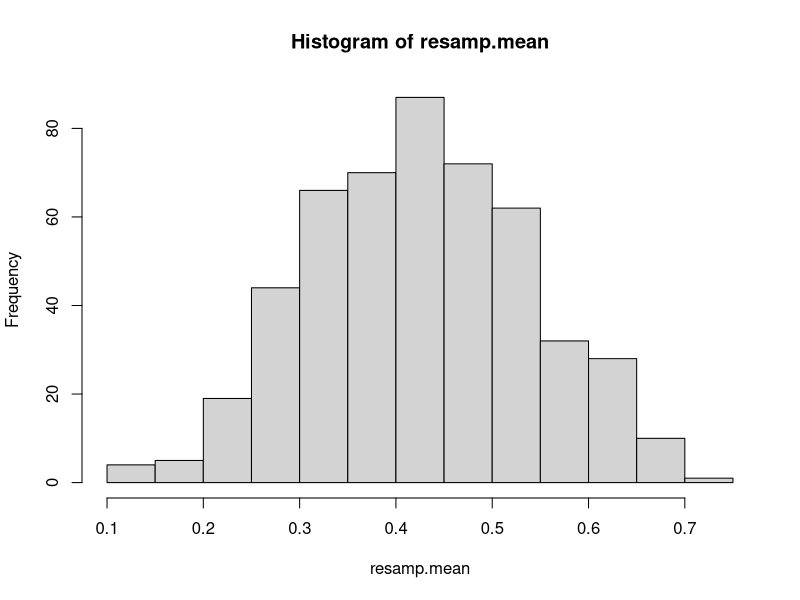
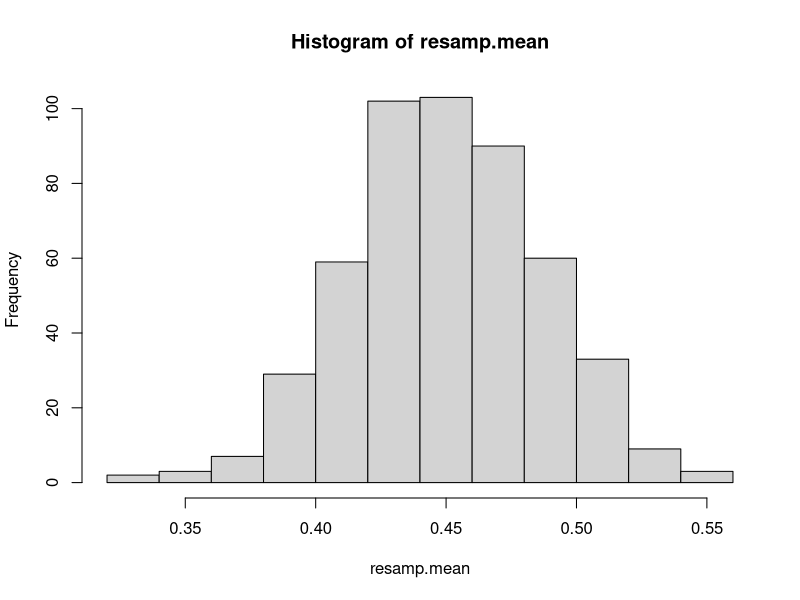
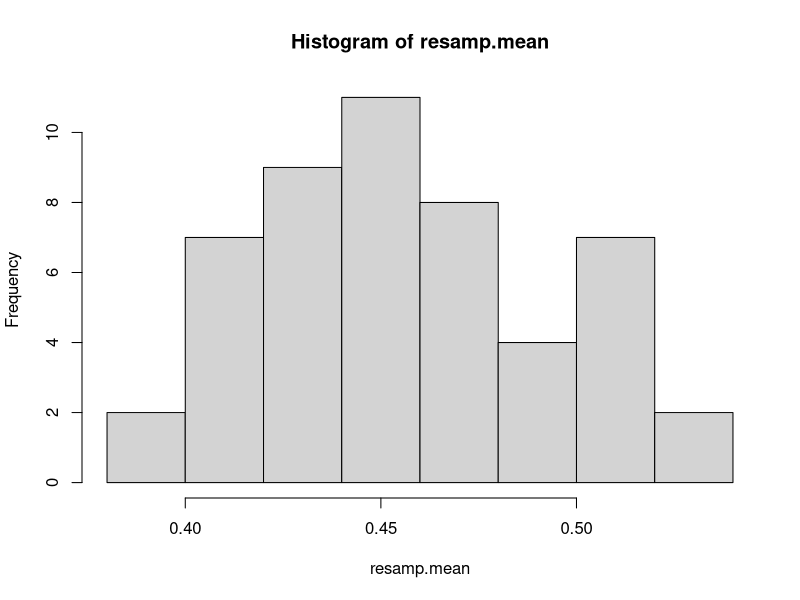
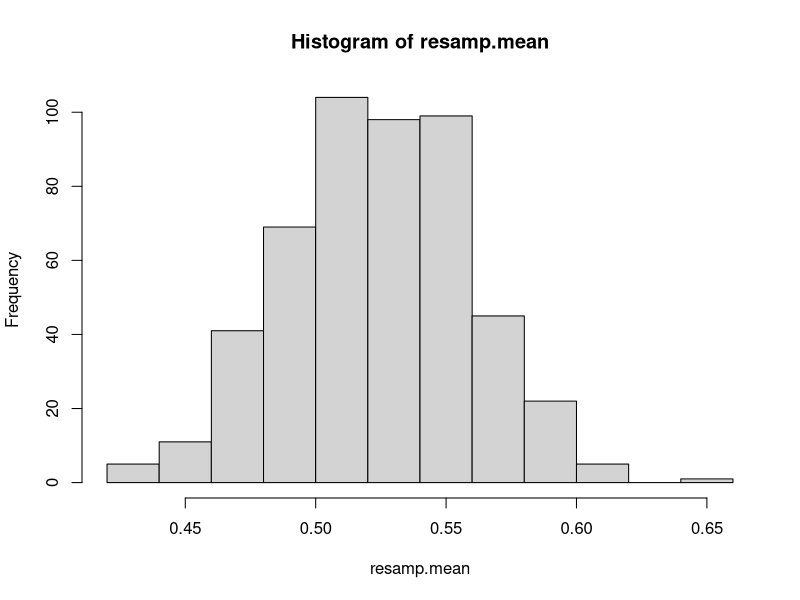

Source code (R) for these figures, in order:
## ---- chunk 1
library(dplyr)
## ---- chunk 2


## ---- chunk 3
q2<-rep(NA, 5)
days<-5:10
prob<-c(0.06, 0.21, 0.37, 0.20, 0.13, 0.03)
q2[1]<-sum(prob[3:6])
q2[2]<-sum(prob[1:3])
q2[3]<-(1-q2[1])
q2[4]<-0.37
q2[5]<-q2[1]+q2[2]-q2[4]
## ---- chunk 4
print(q2)
## ---- chunk 5
x<-pnorm(210, mean=180, sd=25, lower.tail=FALSE)
round(x,2)
## ---- chunk 6
y<-pnorm(182, mean=180, sd=25, lower.tail=TRUE)
round(y,2)
## ---- chunk 7
z<-(pnorm(192, mean=180, sd=25) - pnorm(160, mean=180, sd=25))
round(z,2)
print("Answer key wrong on this one? Or am I?")
## ---- chunk 8
cflip=rbinom(20,1,0.55)

#After testing the 'size' parameter, I see that rbinom returns the number of successes for each observation.

cflipsamp=sample(cflip,20,replace=T)
mean(cflipsamp)
## ---- chunk 9

resamp.mean<-replicate(500, mean(sample(cflip,20,replace=T)))

## ---- chunk 10

hist(resamp.mean)

## ---- chunk 11

mean(cflip)


resamp.mean<-replicate(500, mean(sample(cflip,200,replace=T)))

hist(resamp.mean)
## ---- chunk 12

mean(cflip)
#cflipsamp=sample(cflip,200,replace=T)

resamp.mean<-replicate(50, mean(sample(cflip,200,replace=T)))

hist(resamp.mean)
## ---- chunk 13
cflip=rbinom(500,1,0.55)
mean(cflip)
#cflipsamp=sample(cflip,200,replace=T)

resamp.mean<-replicate(500, mean(sample(cflip,200,replace=T)))

hist(resamp.mean)
## ---- chunk 14

pexp(3,rate = 1/3,lower.tail=FALSE)

## ---- chunk 15

pexp(1.5,rate = 1/3,lower.tail=TRUE)

## ---- chunk 16
pexp(3.75,rate = 1/3,lower.tail=TRUE) - pexp(2.25,rate = 1/3,lower.tail=TRUE) 
## ---- chunk 17
sessionInfo()
